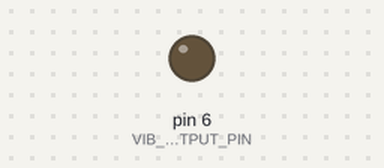
Recording of a sketch running on a simulated Arduino Uno, built with avr-gcc and run on an emulated ATmega328P. Parts: output pins drawn as LEDs (lit = HIGH).

Above: at 0.15 s.
At 39.53 s:
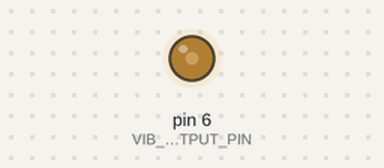
Timing chart, 0 to 39.4 s (numbered marks = the images above):
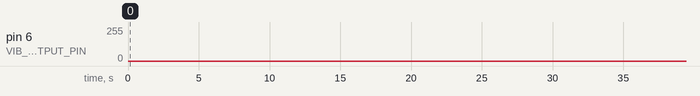

The sketch:

w6l2p3.ino
```cpp
const int VIB_OUTPUT_PIN = 6;
const int DELAY_MS = 5;
const int MAX_ANALOG_OUT = 255;

void setup() {
  // put your setup code here, to run once:
  pinMode(VIB_OUTPUT_PIN, OUTPUT);
}

void loop() {
  // put your main code here, to run repeatedly:
  for (int i = 0; i <= MAX_ANALOG_OUT; i += 1) {
    analogWrite(VIB_OUTPUT_PIN, i);
    delay(DELAY_MS);

  for (int i = MAX_ANALOG_OUT; i >= 0; i -= 1) {
    analogWrite(VIB_OUTPUT_PIN, i);
    delay(DELAY_MS);
  }
  }
}
```
